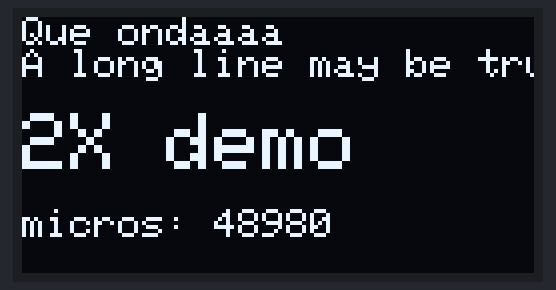
Bench run of a sketch on a simulated Arduino Uno, built with avr-gcc and run on an emulated ATmega328P. Shown: 128×64 one-colour display.

Above: at 0.1 s.

The sketch:

PANTALLAOLED.ino
```cpp
#include "SSD1306Ascii.h" //biblioteca para controlar pantalla oled
#include "SSD1306AsciiAvrI2c.h"

// 0X3C+SA0 - 0x3C 0 0x3D
#define I2C_ADDRESS 0x3C //direccion de pantalla I2C


#define RST_PIN -1 //reset pin

SSD1306AsciiAvrI2c oled; //clase + objeto, manejamos hardware con oled
//------------------------------------------------------------------------------
void setup() {

//# son directivas prepocesador que se ejecutan antes de compilar
#if RST_PIN >= 0
  oled.begin(&Adafruit128x64, I2C_ADDRESS, RST_PIN); //tipo de pantalla, direccion, pinreset
#else // RST_PIN >= 0
  oled.begin(&Adafruit128x64, I2C_ADDRESS); //tipo de pantalla, direccion
#endif // RST_PIN >= 0


  oled.setFont(Adafruit5x7); //se establece fuente de texto 5x7 pixeles por caracter

  uint32_t m = micros(); //variable m como entero de 32 bits, devuelve microsegundos
  oled.clear(); //limpia pantalla
  oled.println("Que ondaaaa");
  oled.println("A long line may be truncated");
  oled.println();
  oled.set2X();
  oled.println("2X demo");
  oled.set1X();
  oled.print("\nmicros: ");
  oled.print(micros() - m);
}
//------------------------------------------------------------------------------
void loop() {}
```
